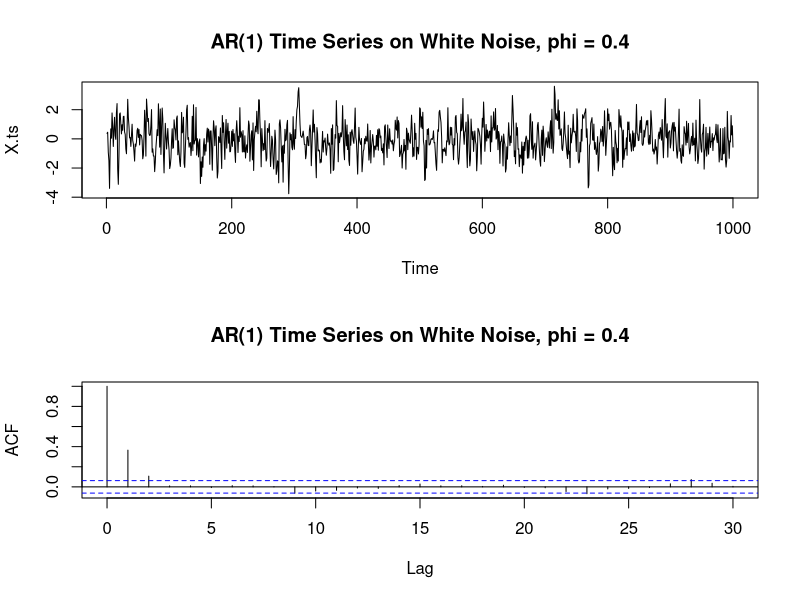
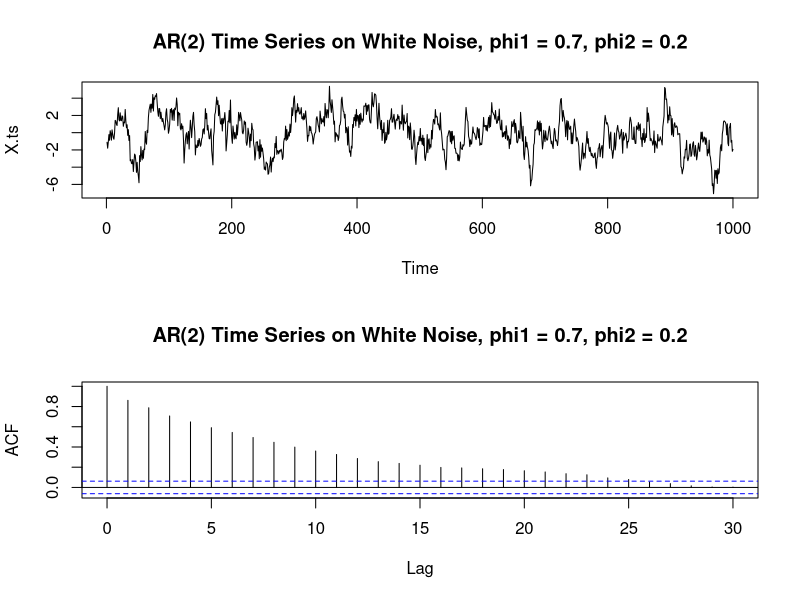

Here is the R script that generated these plots, in order:
# Autoregressive processes simulation - AR(1)

set.seed(2020)
N = 1000
phi = 0.4
Z = rnorm(N,0,1)
X = NULL

X[1] = Z[1]

for(t in 2:N) {
  X[t] = Z[t] + phi*X[t-1]
}

X.ts = ts(X)

par(mfrow = c(2,1))

plot(X.ts, main = 'AR(1) Time Series on White Noise, phi = 0.4')

X.acf = acf(X.ts, main = 'AR(1) Time Series on White Noise, phi = 0.4')

# Autoregressive processes simulation - AR(2)

X.ts <- arima.sim(list(ar = c(.7,.2)), n=1000)

par(mfrow = c(2,1))

plot(X.ts, main = 'AR(2) Time Series on White Noise, phi1 = 0.7, phi2 = 0.2')

X.acf = acf(X.ts, main = 'AR(2) Time Series on White Noise, phi1 = 0.7, phi2 = 0.2')
